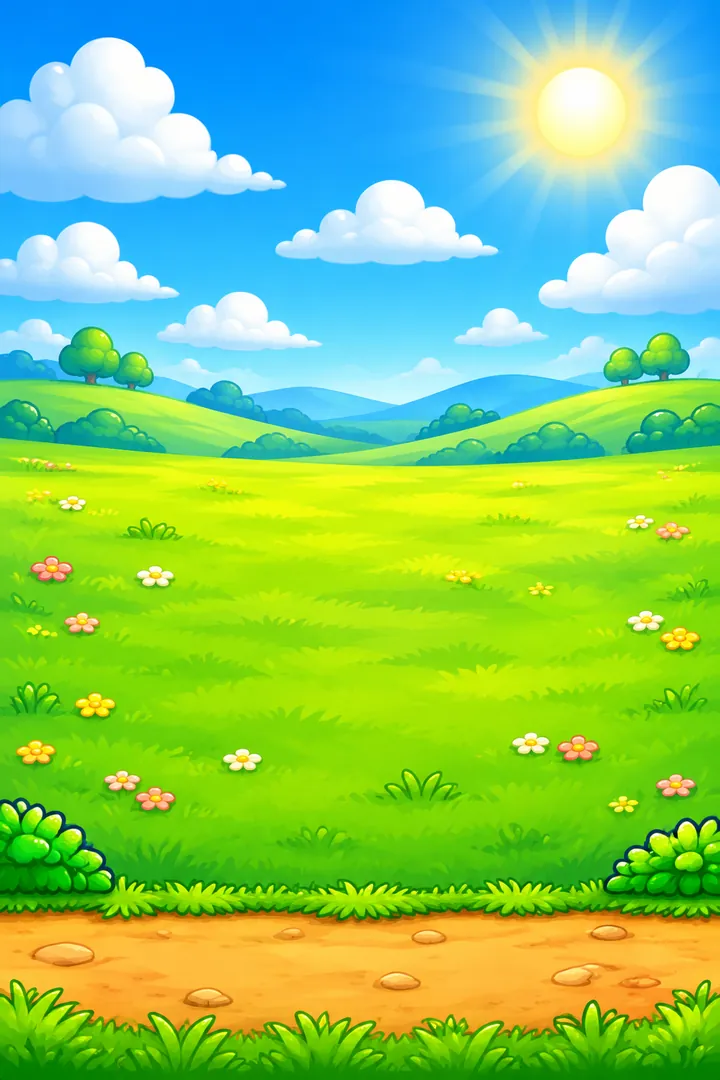
#> input picture site/play/critter-vac-playgama/art/bg_meadow.webp, 720 x 1080 px, found by its file name
$ python thumb.py ../../../site/critter-vac/art/bg_volcano.webp
#> lines starting #> are read from the running program, lines starting #| are printed output that depends on the picture
"""Poki thumbnails for Critter Vac: 628x628 and 1280x720, from the game's own art.
The whole game in one glance: a kid vacuuming up a swirl of cute critters, one of them golden.
Usage: python3 -I thumb.py OUT_DIR"""
import math, os, sys
from PIL import Image, ImageDraw, ImageFilter, ImageFont, ImageOps

HERE = os.path.dirname(os.path.abspath(__file__))
ART = os.path.join(HERE, "..", "..", "public", "art")
FONT = os.path.join(HERE, "..", "..", "..", "game", "node_modules", "@fontsource", "fredoka", "files", "fredoka-latin-700-normal.woff")


def sprite(name, width):
    im = Image.open(os.path.join(ART, name + ".webp")).convert("RGBA")
    return im.resize((max(1, width), max(1, round(im.height * width / im.width))), Image.LANCZOS)


def gold(im):
    g = ImageOps.autocontrast(im.convert("L"), cutoff=2)
    out = ImageOps.colorize(g, black="#4a2200", mid="#ffa000", white="#fff3a0", midpoint=175).convert("RGBA")
    out.putalpha(im.getchannel("A"))
    return out


def title(img, text, cx, y, size):
    f = ImageFont.truetype(FONT, size)
    d = ImageDraw.Draw(img)
    x = cx - d.textlength(text, font=f) / 2
    sh = Image.new("RGBA", img.size, (0, 0, 0, 0))
    ImageDraw.Draw(sh).text((x, y + size * 0.1), text, font=f, fill=(13, 30, 69, 255), stroke_width=int(size * 0.14), stroke_fill=(13, 30, 69, 255))
    img.alpha_composite(sh)
    d.text((x, y), text, font=f, fill=(255, 255, 255, 255), stroke_width=int(size * 0.12), stroke_fill=(22, 52, 94, 255))
    mask = Image.new("L", img.size, 0); ImageDraw.Draw(mask).text((x, y), text, font=f, fill=255)
    grad = Image.new("RGBA", img.size); gd = ImageDraw.Draw(grad)
    for yy in range(int(y), int(y + size * 1.2)):
        k = (yy - y) / (size * 1.2)
        gd.line([(0, yy), (img.width, yy)], fill=(int(140 + 100 * (1 - k)), 255, int(120 + 60 * (1 - k)), 255))
    img.paste(grad, (0, 0), mask)


def make(w, h, out):
#> called with w = 628, h = 628
    img = Image.new("RGBA", (w, h))
#> img: PIL image 628x628 RGBA; every value is 0
    bg = Image.open(os.path.join(ART, "bg_meadow.webp")).convert("RGBA")
    k = max(w / bg.width, h / bg.height)
#> k = 0.872
    bg = bg.resize((math.ceil(bg.width * k), math.ceil(bg.height * k)), Image.LANCZOS)
#> bg: PIL image 628x942 RGBA
    img.alpha_composite(bg, ((w - bg.width) // 2, h - bg.height))
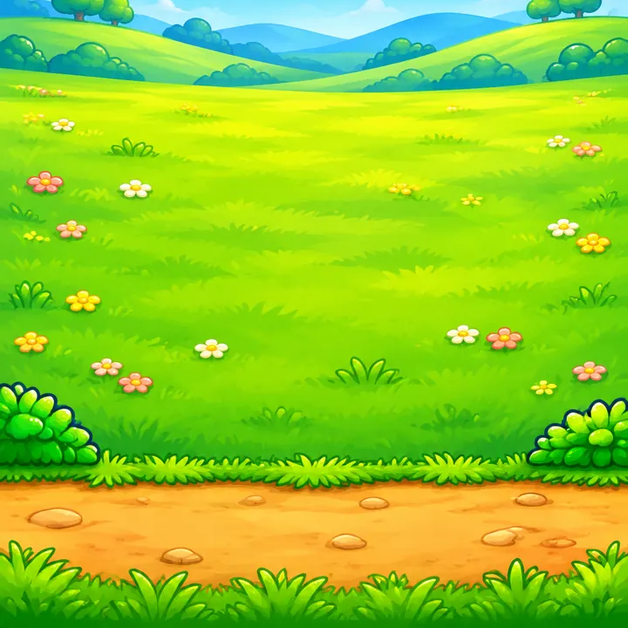
#> img: PIL image 628x628 RGBA; mean R, G, B, A 142.7, 203.8, 37.6, 255
    u = min(w, h)
    sq = w == h
    kid = sprite("kid_vac_suck", int(u * (0.44 if sq else 0.5)))
    kx, ky = int(w * 0.04), int(h * 0.98 - kid.height)
    nx, ny = kx + kid.width * 0.97, ky + kid.height * 0.5  # nozzle tip
    # the suction cone: a soft light wedge toward the upper right
    cone = Image.new("RGBA", (w, h), (0, 0, 0, 0)); cd = ImageDraw.Draw(cone)
    ang, spread, R = -0.42, 0.5, u * 0.95
    pts = [(nx, ny)] + [(nx + math.cos(ang + a) * R, ny + math.sin(ang + a) * R) for a in [spread * (i / 10 - 0.5) * 2 for i in range(11)]]
    cd.polygon(pts, fill=(210, 245, 255, 120))
    img.alpha_composite(cone.filter(ImageFilter.GaussianBlur(u * 0.02)))
    d = ImageDraw.Draw(img)
    # streaks rushing into the nozzle
    for i in range(14):
        a = ang + spread * ((i * 0.37) % 1 - 0.5) * 1.6
        r0 = u * (0.15 + (i * 0.23) % 0.6)
        x0, y0 = nx + math.cos(a) * r0, ny + math.sin(a) * r0
        d.line([(x0, y0), (x0 - math.cos(a) * u * 0.06, y0 - math.sin(a) * u * 0.06)], fill=(255, 255, 255, 230), width=max(2, u // 160))
    # critters flying in, stretched toward the nozzle, smaller the closer they are
    sc = 0.62 if sq else 1
    flying = [("puffbun", 0.55 * sc, 0.0), ("bumbo", 0.75 * sc, -0.18), ("dewdrop", 0.38 * sc, -0.02), ("mushi", 0.9 * sc, 0.12), ("sprig", 0.62 * sc, 0.22)]
    for name, dist, da in flying:
        a = ang + da
        x, y = nx + math.cos(a) * u * dist, ny + math.sin(a) * u * dist
        s = int(u * (0.1 + 0.11 * dist))
        sp = sprite(name, s).rotate(math.degrees(-a) * 0.3, expand=True, resample=Image.BICUBIC)
        sp = sp.resize((int(sp.width * 1.15), int(sp.height * 0.92)))
        img.alpha_composite(sp, (int(x - sp.width / 2), int(y - sp.height / 2)))
    # the golden star of the shot, glowing
    g = gold(sprite("prismane", int(u * 0.34)))
    gx, gy = int(w * 0.74 - g.width / 2), int(h * (0.3 if sq else 0.2))
    glow = Image.new("RGBA", (w, h), (0, 0, 0, 0))
    ImageDraw.Draw(glow).ellipse([gx - u * 0.05, gy - u * 0.05, gx + g.width + u * 0.05, gy + g.height + u * 0.05], fill=(255, 225, 120, 200))
    img.alpha_composite(glow.filter(ImageFilter.GaussianBlur(u * 0.06)))
    img.alpha_composite(g, (gx, gy))
    img.alpha_composite(kid, (kx, ky))
    for sx, sy in [(0.88, 0.14), (0.6, 0.1), (0.95, 0.4), (0.66, 0.42)]:
        cx, cy, s = w * sx, h * sy, u * 0.025
        d.polygon([(cx, cy - s * 2), (cx + s * 0.5, cy - s * 0.5), (cx + s * 2, cy), (cx + s * 0.5, cy + s * 0.5), (cx, cy + s * 2), (cx - s * 0.5, cy + s * 0.5), (cx - s * 2, cy), (cx - s * 0.5, cy - s * 0.5)], fill=(255, 250, 200, 255))
    title(img, "Critter Vac", w * (0.5 if sq else 0.62), h * (0.03 if sq else 0.68), int(u * 0.15))
    img.convert("RGB").save(out, quality=92)
    print(out, img.size)


if __name__ == "__main__":
    o = sys.argv[1]; os.makedirs(o, exist_ok=True)
#> (the run stopped early here; a loop or call above may not have finished)
